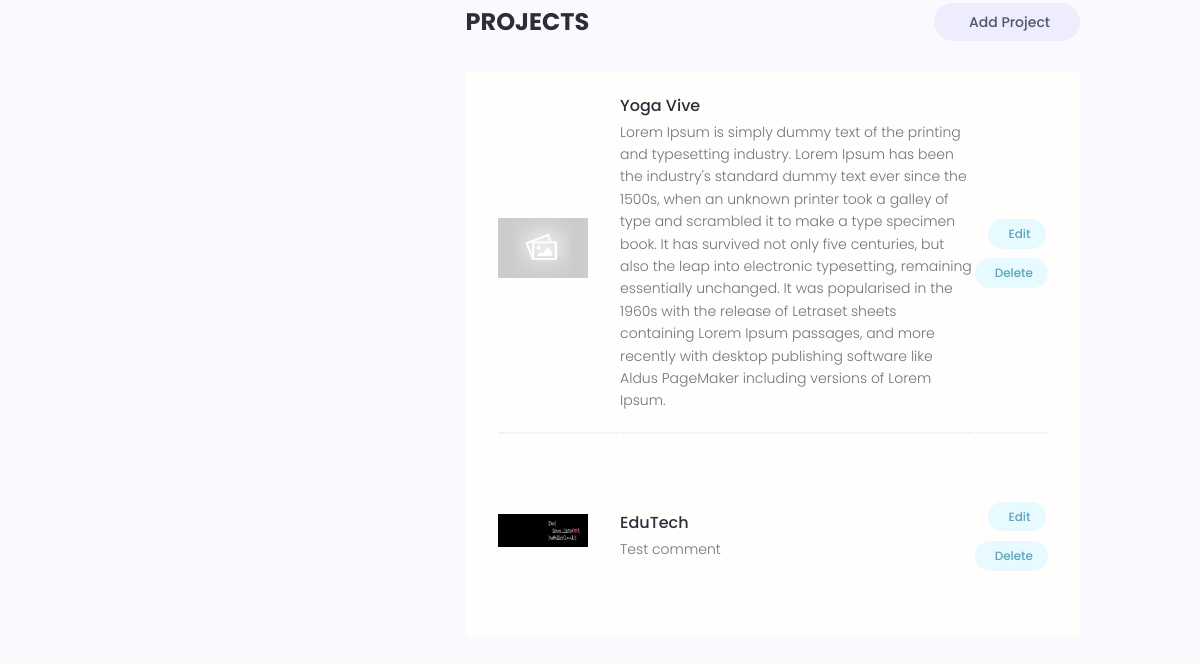
Before: /account/ (signed in, lower part) with the older database file.
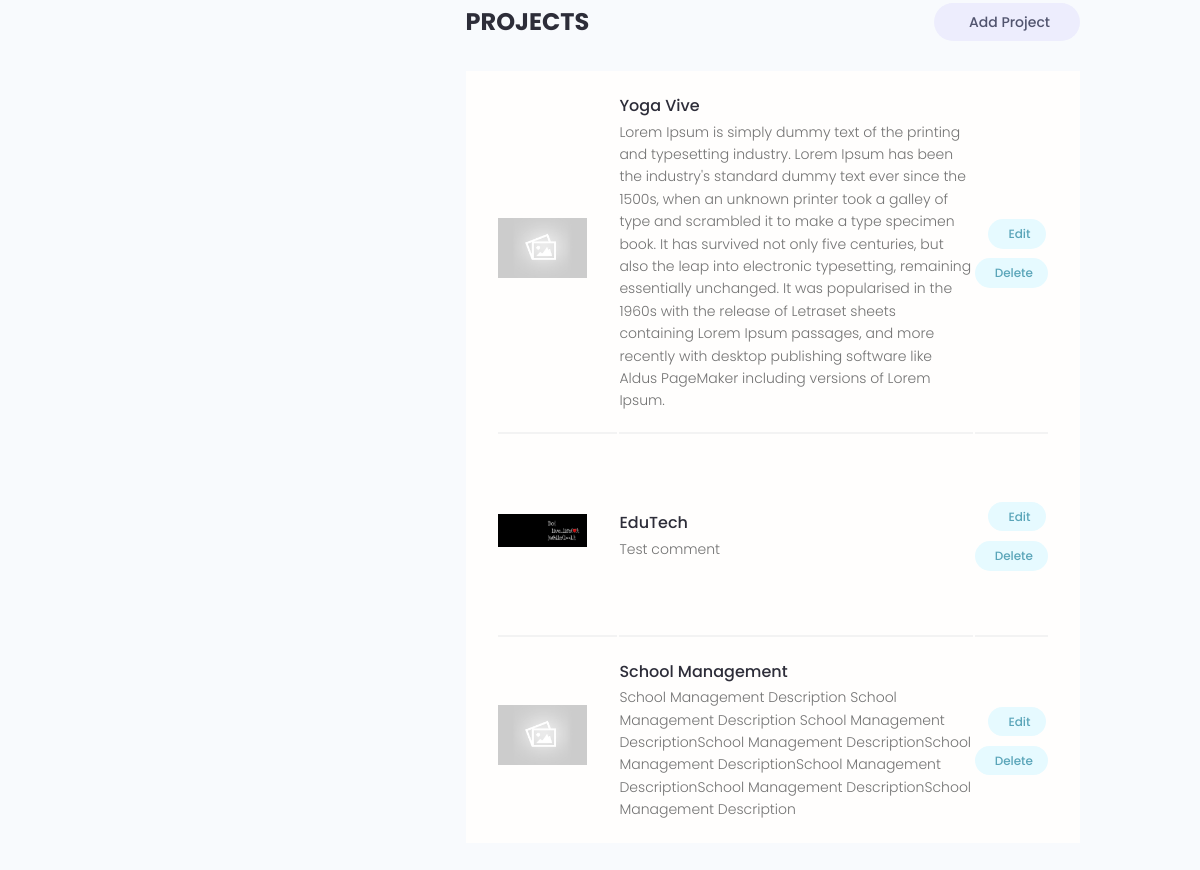
After: the same page with the newer database file.
### projects/models.py (models this page shows, shortened)
class Project(models.Model):
    owner = models.ForeignKey(
        Profile, null=True, blank=True, on_delete=models.SET_NULL)
    title = models.CharField(max_length=200)
    description = models.TextField(null=True,blank=True)
    featured_image = models.ImageField(null=True, blank=True, default="default.jpg")
    demo_link = models.CharField(max_length=2000,null=True,blank=True)
    source_link = models.CharField(max_length=2000,null=True,blank=True)
    tags = models.ManyToManyField('Tag', blank=True)
    vote_total = models.IntegerField(default=0,null=True, blank=True)
    vote_ratio = models.IntegerField(default=0,null=True, blank=True)
    created = models.DateField(auto_now_add=True)
    id = models.UUIDField(default=uuid.uuid4,unique=True,primary_key=True,editable=False)

### users/views.py (the view)
# urls.py: path('account/', views.userAccount, name='account'),
@login_required(login_url='login')
def userAccount(request):
    profile = request.user.profile
    skills = profile.skill_set.all()
    projects = profile.project_set.all()
    context = {'profile':profile, 'skills': skills, 'projects': projects }
    return render(request, 'users/account.html',context)

### users/templates/users/account.html (shortened to what this page needs)
{% extends 'main.html' %}
{% block content %}
  <main class="settingsPage profile my-md">
    <div class="container">
      <div class="layout">
        <div class="column column--1of3">
        </div>
        <div class="column column--2of3">
          <div class="settings">
            <h3 class="settings__title">Projects</h3>
            <a class="tag tag--pill tag--sub settings__btn tag--lg" href="{% url 'create-project' %}"> Add Project</a>
          </div>
          <table class="settings__table">
            {% for project in projects %}
            <tr>
              <td class="settings__thumbnail">
                <a href="{% url 'project' project.id %}"><img src="{{project.featured_image.url}}" alt="Project Thumbnail" /></a>
              </td>
              <td class="settings__tableInfo">
                <a href="{% url 'project' project.id %}">{{project.title}}</a>
                <p>
                  {{project.description}}
                </p>
              </td>
              <td class="settings__tableActions">
                <a class="tag tag--pill tag--main settings__btn" href="{% url 'update-project' project.id %}"> Edit</a>
                <a class="tag tag--pill tag--main settings__btn" href="{% url 'delete-project' project.id %}">
                  Delete</a>
              </td>
            </tr>
            {% endfor %}
          </table>
        </div>
      </div>
    </div>
  </main>
{% endblock content %}

Changed rows visible on the page:
added Project: featured_image (placeholder picture), title "School Management", description "School Management Description School Management Description School Management DescriptionSchool Management DescriptionSchool Management DescriptionSchool Management DescriptionSchool Management DescriptionSchool Management Description"
